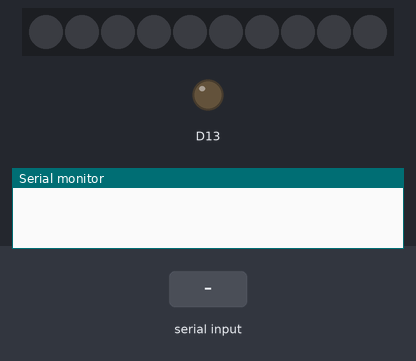
A sketch run on a simulated Adafruit Circuit Playground Express. Shown: 10 RGB LEDs in strip order, left to right, output pins drawn as LEDs (lit = HIGH), the last lines printed to the serial monitor. The inputs (shaded band) are chosen by the test bench. Dim RGB values are drawn brighter than linear.

Above: at 1.2 s.
1.3 s: "90,45\n" received over Serial
At 1.6 s:
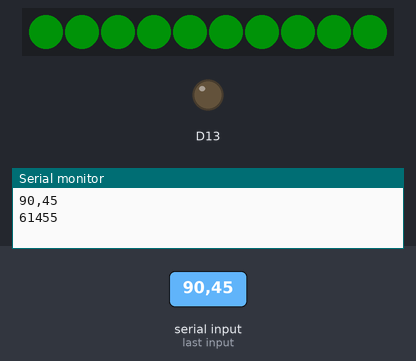
2.8 s: "30,150\n" received over Serial
At 4.0 s:
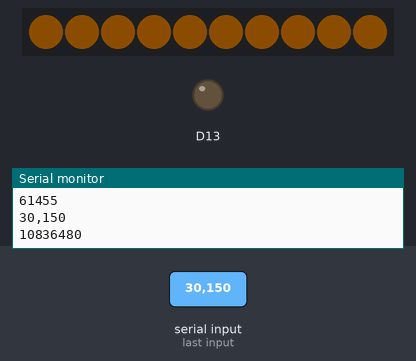
4.3 s: "5\n" received over Serial
5.8 s: "200\n" received over Serial
At 7.0 s:
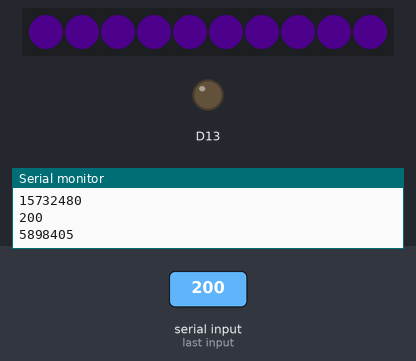
7.3 s: "90\n" received over Serial
At 8.4 s:
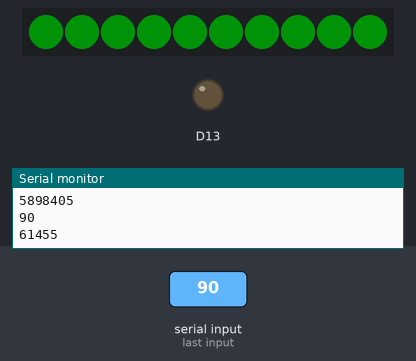
Timing chart, 0 to 9.8 s (numbered marks = the images above; inputs shaded):
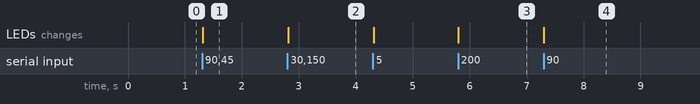

Measured:
- after the input at 1.3 s, the LEDs: change at once (image 1)
- after the input at 2.8 s, the LEDs: change at once (image 2)
- after the input at 5.8 s, the LEDs: change at once (image 3)
- after the input at 7.3 s, the LEDs: change at once (image 4)

The sketch:

CpxSerialColorWheel.ino
```cpp
/*
 * Library reference: https://caternuson.github.io/Adafruit_CircuitPlayground/
 */
#include <Adafruit_CircuitPlayground.h>

const int NUM_NEO_PIXELS = 10;

void setup() {
  CircuitPlayground.begin();
  //  CircuitPlayground.clearPixels();
}

void loop() {
  if(Serial.available() > 0){
    String s1 = Serial.readStringUntil('\n');// s1 is String type variable.
    Serial.println(s1);//display same received Data back in serial monitor.
    int val = s1.toInt();
    // CircuitPlayground.setPixelColor(0, 128,   0,   0);
    // CircuitPlayground.setPixelColor(1, val,   0,   0);
    int colorWheelVal = CircuitPlayground.colorWheel(val);
    Serial.println(colorWheelVal);
    for(int i = 0; i < NUM_NEO_PIXELS; i++){
      CircuitPlayground.setPixelColor(i, colorWheelVal);
    }
  }

  delay(10);
}
```
